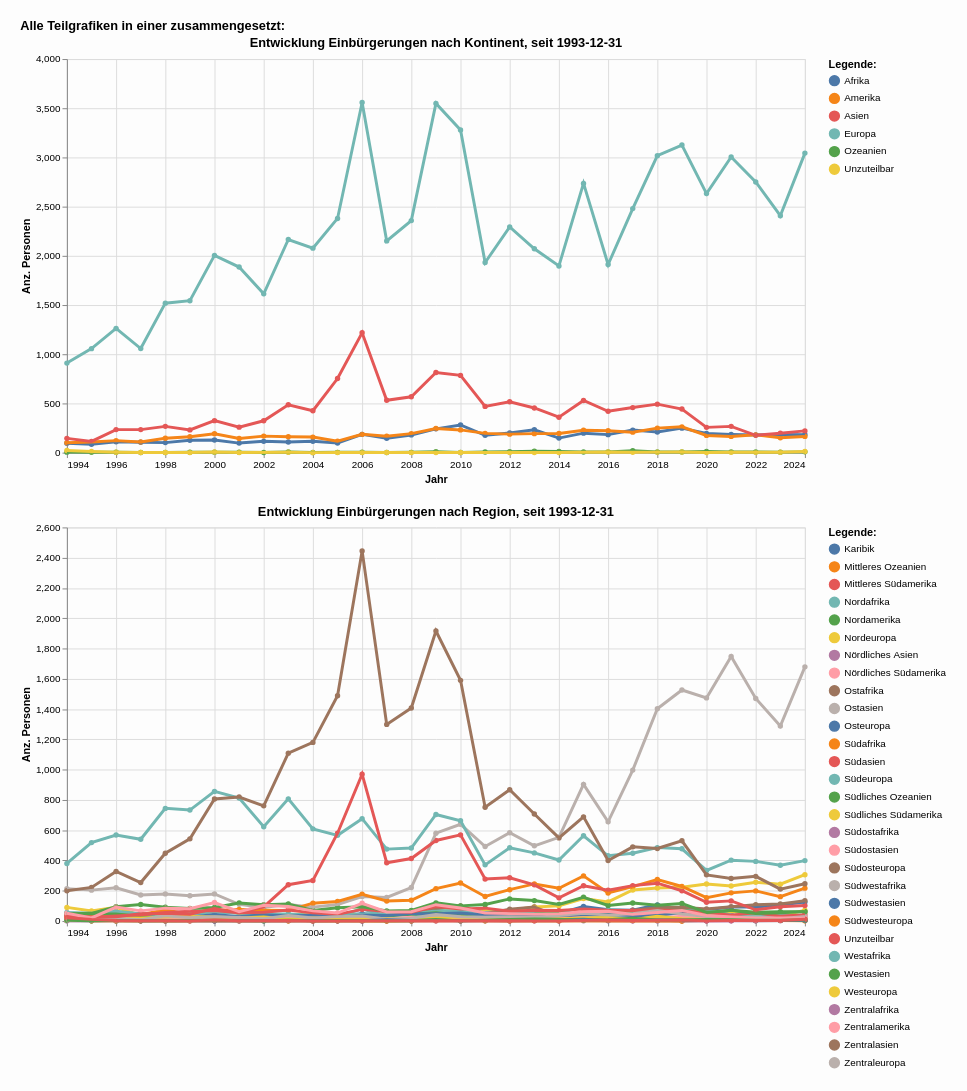

Notebook cell for this chart:
### Markdown cell above
##### Kombinierte Grafik in Altair

### Code cell
# Kombiniere die Grafiken horizontal
top_row = alt.hconcat(grafik1, grafik2)
#combined_chart = alt.vconcat(top_row,grafik3)
combined_chart = alt.vconcat(grafik1, grafik2,  spacing=20)

# Optional: Füge einen Titel für die gesamte Grafik hinzu
final_chart = combined_chart.properties(
    title="Alle Teilgrafiken in einer zusammengesetzt:    ",  
    background="#FDFDFD",
    padding={"left": 20, "top": 20, "right": 20, "bottom": 20},
    autosize={"type": "fit", "contains": "padding"}
)
#Legenden nicht zusammenfügen
final_chart = final_chart.resolve_scale(
    color='independent',
    shape='independent',
    size='independent'
)

# Zeigen Sie die Grafik an
final_chart

### Figure 1 — Vega-Lite specification as saved in the notebook (floating-point values rounded to 4 significant figures; data arrays with more than 128 entries replaced by an {"elided": "..."} marker saying what was removed)
{"config": {"view": {"continuousWidth": 300, "continuousHeight": 300}}, "vconcat": [{"layer": [{"mark": {"type": "circle"}, "encoding": {"color": {"field": "KontinentBisherLang", "legend": {"orient": "right", "title": "Legende:"}, "type": "nominal"}, "opacity": {"value": 1.3}, "tooltip": [{"field": "Jahr", "type": "temporal"}, {"field": "KontinentBisherLang", "type": "nominal"}, {"field": "sum_AnzEinbWir", "type": "quantitative"}], "x": {"axis": {"title": "Jahr"}, "field": "Jahr", "type": "temporal"}, "y": {"axis": {"title": "Anz. Personen"}, "field": "sum_AnzEinbWir", "type": "quantitative"}}, "name": "view_1", "title": "Entwicklung Einbürgerungen nach Kontinent, seit 1993-12-31"}, {"mark": {"type": "line"}, "encoding": {"color": {"field": "KontinentBisherLang", "legend": {"orient": "right", "title": "Legende:"}, "type": "nominal"}, "size": {"condition": {"test": {"not": {"param": "param_1"}}, "value": 1.2}, "value": 3}, "tooltip": [{"field": "Jahr", "type": "temporal"}, {"field": "KontinentBisherLang", "type": "nominal"}, {"field": "sum_AnzEinbWir", "type": "quantitative"}], "x": {"axis": {"title": "Jahr"}, "field": "Jahr", "type": "temporal"}, "y": {"axis": {"title": "Anz. Personen"}, "field": "sum_AnzEinbWir", "type": "quantitative"}}, "title": "Entwicklung Einbürgerungen nach Kontinent, seit 1993-12-31"}], "data": {"name": "data-0de97b48c04c586d2803c39a8409f626"}, "height": 400, "width": 750}, {"layer": [{"mark": {"type": "circle"}, "encoding": {"color": {"field": "RegionBisherLang", "legend": {"orient": "right", "title": "Legende:"}, "type": "nominal"}, "opacity": {"value": 1.3}, "tooltip": [{"field": "Jahr", "type": "temporal"}, {"field": "RegionBisherLang", "type": "nominal"}, {"field": "sum_AnzEinbWir", "type": "quantitative"}], "x": {"axis": {"title": "Jahr"}, "field": "Jahr", "type": "temporal"}, "y": {"axis": {"title": "Anz. Personen"}, "field": "sum_AnzEinbWir", "type": "quantitative"}}, "name": "view_2", "title": "Entwicklung Einbürgerungen nach Region, seit 1993-12-31"}, {"mark": {"type": "line"}, "encoding": {"color": {"field": "RegionBisherLang", "legend": {"orient": "right", "title": "Legende:"}, "type": "nominal"}, "size": {"condition": {"test": {"not": {"param": "param_2"}}, "value": 1.2}, "value": 3}, "tooltip": [{"field": "Jahr", "type": "temporal"}, {"field": "RegionBisherLang", "type": "nominal"}, {"field": "sum_AnzEinbWir", "type": "quantitative"}], "x": {"axis": {"title": "Jahr"}, "field": "Jahr", "type": "temporal"}, "y": {"axis": {"title": "Anz. Personen"}, "field": "sum_AnzEinbWir", "type": "quantitative"}}, "title": "Entwicklung Einbürgerungen nach Region, seit 1993-12-31"}], "data": {"name": "data-14a6919642fc3ab5da2350d53d80d858"}, "height": 400, "width": 750}], "autosize": {"type": "fit", "contains": "padding"}, "background": "#FDFDFD", "padding": {"left": 20, "top": 20, "right": 20, "bottom": 20}, "params": [{"name": "param_1", "select": {"type": "point", "fields": ["KontinentBisherLang:N"], "nearest": true, "on": "pointerover"}, "views": ["view_1"]}, {"name": "param_2", "select": {"type": "point", "fields": ["RegionBisherLang:N"], "nearest": true, "on": "pointerover"}, "views": ["view_2"]}], "resolve": {"scale": {"color": "independent", "shape": "independent", "size": "independent"}}, "spacing": 20, "title": "Alle Teilgrafiken in einer zusammengesetzt:    ", "$schema": "https://vega.github.io/schema/vega-lite/v5.8.0.json", "datasets": {"data-0de97b48c04c586d2803c39a8409f626": {"elided": "183 records"}, "data-14a6919642fc3ab5da2350d53d80d858": {"elided": "855 records"}}}
